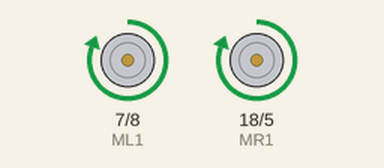
Recording of a sketch running on a simulated Arduino Uno, built with avr-gcc and run on an emulated ATmega328P. Parts: motor-driver pin pairs drawn as motors (green arrow = first pin HIGH = forward, orange = second pin HIGH = backward, longer = more drive).

Above: at 0.5 s.
Timing chart, 0 to 4.6 s (numbered marks = the images above):
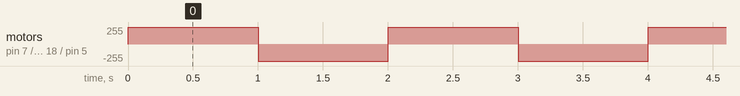

The sketch:

robot_test.ino
```cpp
int MR1 = 18;
int MR2 = 5;
int ML1 = 7;
int ML2 = 8;


void setup() {
  pinMode(MR1, OUTPUT);
  pinMode(MR2, OUTPUT);
  pinMode(ML1, OUTPUT);
  pinMode(ML2, OUTPUT);

}

void loop() {
  forward();
  delay(1000);
  backward();
  delay(1000);

}

void forward() {
  digitalWrite(MR1, HIGH);
  digitalWrite(MR2, LOW);
  digitalWrite(ML1, HIGH);
  digitalWrite(ML2, LOW);
}

void backward() {
  digitalWrite(MR1, LOW);
  digitalWrite(MR2, HIGH);
  digitalWrite(ML1, LOW);
  digitalWrite(ML2, HIGH);
}
```

Measured:
- by itself, motor on pin 7 (ML1) / pin 8 (ML2), motor on pin 18 (MR1) / pin 5 (MR2): alternates forward 255/255 for 1.0 s and backward 255/255 for 1.0 s
